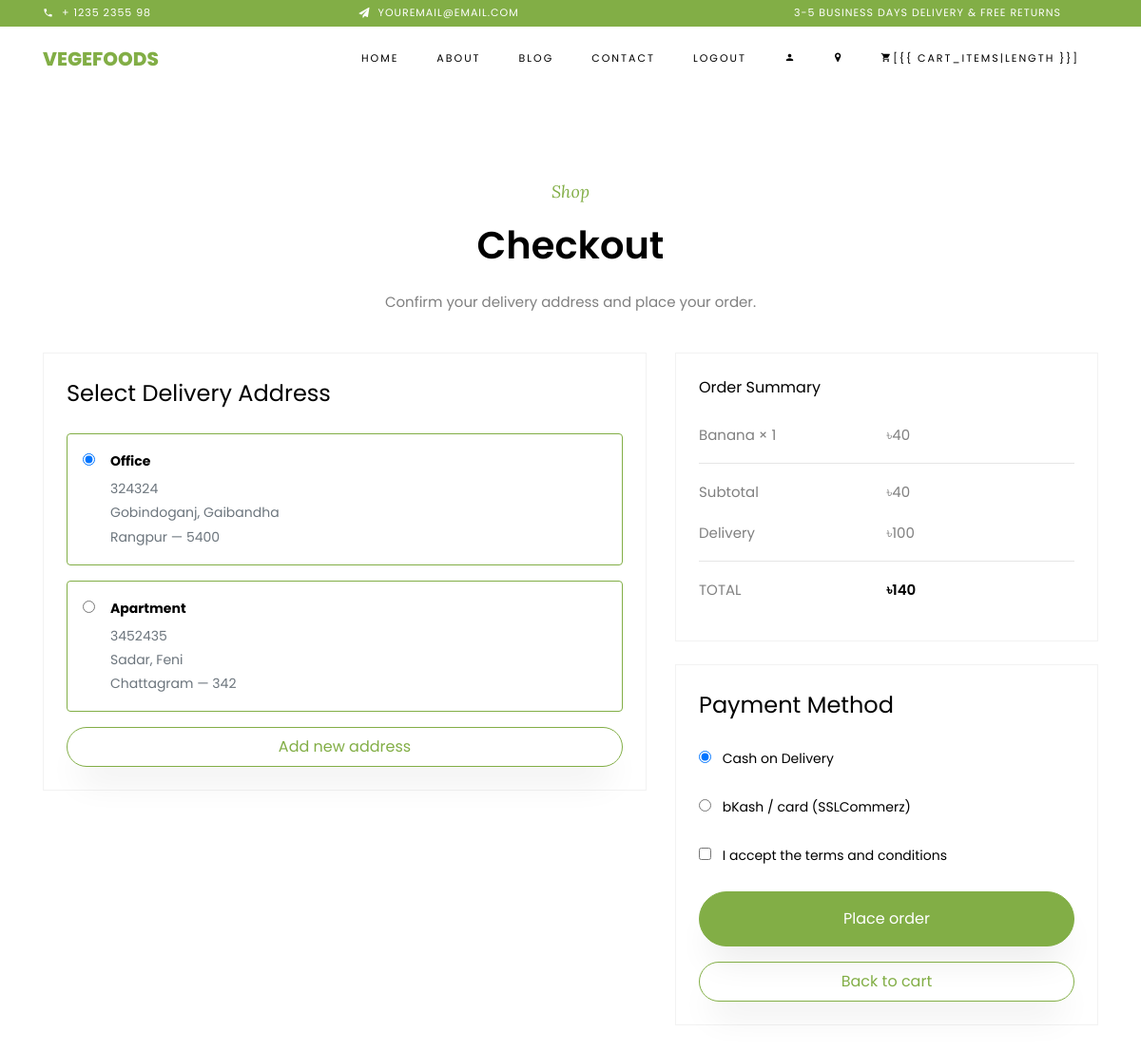
/checkout/ (signed in), run on an earlier commit of the app's database.
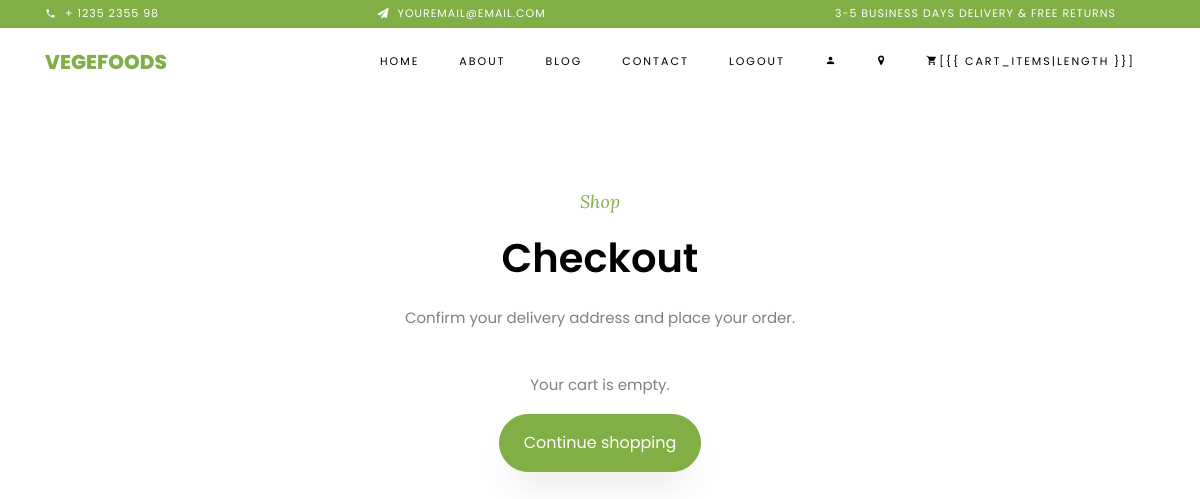
And on a later commit of the database.
### shop/models.py (models this page shows, shortened)
class CustomerAddress(models.Model):
    user = models.ForeignKey(User, on_delete=models.CASCADE)
    division = models.CharField(choices=DIVISION_CHOICES, max_length=50)
    district = models.CharField(max_length=200)
    thana = models.CharField(max_length=200)
    roadNumber = models.CharField(max_length=500)
    zipCode = models.IntegerField()
    addressType = models.CharField(choices=ADDRESS_TYPE_CHOICES, max_length=20)

class Cart(models.Model):
    user = models.ForeignKey(User, on_delete=models.CASCADE)
    fruit = models.ForeignKey(Fruit, on_delete=models.CASCADE)
    quantity = models.PositiveIntegerField(default=1)
    @property
    def line_total(self):
        return self.quantity * self.fruit.discounted_price

class Fruit(models.Model):
    title = models.CharField(max_length=200)
    selling_price = models.FloatField()
    discounted_price = models.FloatField()
    description = models.CharField(max_length=500)
    fruit_image = models.ImageField(upload_to='fruit-img')

### shop/views.py (the view)
# urls.py: path('checkout/', views.checkout, name='checkout'),
@login_required(login_url='/login/')
def checkout(request):
    cart_items = Cart.objects.filter(user=request.user)
    addresses = CustomerAddress.objects.filter(user=request.user)
    amount = 0.0
    shipping_amount = 100.0
    for item in cart_items:
        amount += item.line_total
    total_amount = amount + shipping_amount if cart_items else 0.0
    return render(request, 'checkout.html', {
        'cart_items': cart_items,
        'addresses': addresses,
        'amount': amount,
        'shipping_amount': shipping_amount,
        'totalamount': total_amount,
    })

### templates/checkout.html (shortened to what the changed rows need)
{% load static %}
<!DOCTYPE html>
<html lang="en">
<head>
    <link rel="stylesheet" href="{% static 'css/open-iconic-bootstrap.min.css' %}">
    <link rel="stylesheet" href="{% static 'css/animate.css' %}">
    <link rel="stylesheet" href="{% static 'css/owl.carousel.min.css' %}">
    <link rel="stylesheet" href="{% static 'css/owl.theme.default.min.css' %}">
    <link rel="stylesheet" href="{% static 'css/magnific-popup.css' %}">
    <link rel="stylesheet" href="{% static 'css/aos.css' %}">
    <link rel="stylesheet" href="{% static 'css/ionicons.min.css' %}">
    <link rel="stylesheet" href="{% static 'css/bootstrap-datepicker.css' %}">
    <link rel="stylesheet" href="{% static 'css/jquery.timepicker.css' %}">
    <link rel="stylesheet" href="{% static 'css/flaticon.css' %}">
    <link rel="stylesheet" href="{% static 'css/icomoon.css' %}">
    <link rel="stylesheet" href="{% static 'css/style.css' %}">
</head>
<body class="goto-here">
<section class="ftco-section">
    <div class="container">
        <div class="row justify-content-center mb-4">
            <div class="col-md-8 heading-section text-center">
                <h2 class="mb-3">Checkout</h2>
            </div>
        </div>
        {% if cart_items %}
        <form method="post" action="{% url 'initiate_payment' %}" class="billing-form">
            <div class="row">
                <div class="col-lg-7 mb-5 mb-lg-0">
                    <div class="cart-detail p-3 p-md-4">
                        <h3 class="billing-heading mb-4">Select Delivery Address</h3>
                        {% if addresses %}
                        {% for item in addresses %}
                        <label class="d-block bg-white p-3 mb-3"
                               style="border: 1px solid #82ae46; border-radius: 4px; cursor: pointer;">
                            <div class="d-flex align-items-start">
                                <input type="radio"
                                       name="address_id"
                                       value="{{ item.id }}"
                                       class="mt-1 mr-3"
                                       {% if forloop.first %}checked{% endif %}
                                       required>
                                <div>
                                    <strong class="d-block mb-1">{{ item.addressType }}</strong>
                                    <span class="d-block text-muted">
                                            {{ item.roadNumber }}<br>
                                            {{ item.thana }}, {{ item.district }}<br>
                                            {{ item.division }} — {{ item.zipCode }}
                                        </span>
                                </div>
                            </div>
                        </label>
                        {% endfor %}
                        <a href="{% url 'address' %}?new=1" class="btn btn-primary btn-outline-primary py-2 px-4">Add
                            new address</a>
                        {% else %}
                        <div class="alert alert-warning mb-0">
                            You have no saved address yet.
                            <a href="{% url 'address' %}?new=1">Add an address</a> before placing an order.
                        </div>
                        {% endif %}
                    </div>
                </div>
                <div class="col-lg-5">
                    <div class="cart-detail cart-total p-3 p-md-4 mb-4">
                        <h3 class="billing-heading mb-4">Order Summary</h3>
                        {% for item in cart_items %}
                        <p class="d-flex">
                            <span>{{ item.fruit.title }} × {{ item.quantity }}</span>
                            <span>৳{{ item.line_total|floatformat:0 }}</span>
                        </p>
                        {% endfor %}
                        <hr>
                        <p class="d-flex">
                            <span>Subtotal</span>
                            <span>৳{{ amount|floatformat:0 }}</span>
                        </p>
                        <p class="d-flex">
                            <span>Delivery</span>
                            <span>৳{{ shipping_amount|floatformat:0 }}</span>
                        </p>
                        <hr>
                        <p class="d-flex total-price">
                            <span>Total</span>
                            <span>৳{{ totalamount|floatformat:0 }}</span>
                        </p>
                    </div>
                    <div class="cart-detail p-3 p-md-4">
                        <h3 class="billing-heading mb-4">Payment Method</h3>
                        <div class="form-group">
                            <div class="radio">
                                <label><input type="radio" name="payment_method" value="cod" class="mr-2" checked> Cash
                                    on Delivery</label>
                            </div>
                        </div>
                        <div class="form-group">
                            <div class="radio">
                                <label><input type="radio" name="payment_method" value="bkash" class="mr-2">
                                    bKash / card (SSLCommerz)</label>
                            </div>
                        </div>
                        <div class="form-group">
                            <div class="checkbox">
                                <label><input type="checkbox" name="terms" value="1" class="mr-2" required> I accept the
                                    terms and conditions</label>
                            </div>
                        </div>
                        {% if addresses %}
                        <p class="mb-0">
                            <button type="submit" class="btn btn-primary py-3 px-4">Place order</button>
                        </p>
                        <p class="mt-3 mb-0">
                            <a href="{% url 'showcart' %}" class="btn btn-primary btn-outline-primary py-2 px-4">Back to
                                cart</a>
                        </p>
                        {% endif %}
                    </div>
                </div>
            </div>
        </form>
        {% else %}
        <div class="row justify-content-center">
            <div class="col-md-8 text-center">
                <p>Your cart is empty.</p>
                <a href="{% url 'fruit-list' %}" class="btn btn-primary py-3 px-4">Continue shopping</a>
            </div>
        </div>
        {% endif %}
    </div>
</section>
</body>
</html>

What changed in the data, as far as the page shows it:
no longer on this page (row unchanged): CustomerAddress: address_id "☑ Office 324324 Gobindoganj, Gai", addressType "Office", roadNumber "324324", thana "Gobindoganj", district "Gaibandha", division "Rangpur", zipCode "5400"
no longer on this page (row unchanged): CustomerAddress: address_id "☐ Apartment 3452435 Sadar, Feni", addressType "Apartment", roadNumber "3452435", thana "Sadar", district "Feni", division "Chattagram", zipCode "342"
removed Cart: fruit "Banana", quantity "1", line_total "40"
Also different on the page:
{{ amount|floatformat:0 }}: "40" → (not shown)
{{ shipping_amount|floatformat:0 }}: "100" → (not shown)
{{ totalamount|floatformat:0 }}: "140" → (not shown)
form field payment_method: "☑ Cash on Delivery" → (not shown)
form field payment_method: "☐ bKash / card (SSLCommerz)" → (not shown)
form field terms: "☐" → (not shown)
text no longer shown: "Select Delivery Address Add new address Order Summary Subtotal ৳ Delivery ৳ TOTAL ৳ Payment Method Cash on Delivery bKash / card (SSLCommerz) I accept the terms and conditions Place order Back to cart"
text now shown: "Your cart is empty. Continue shopping"
